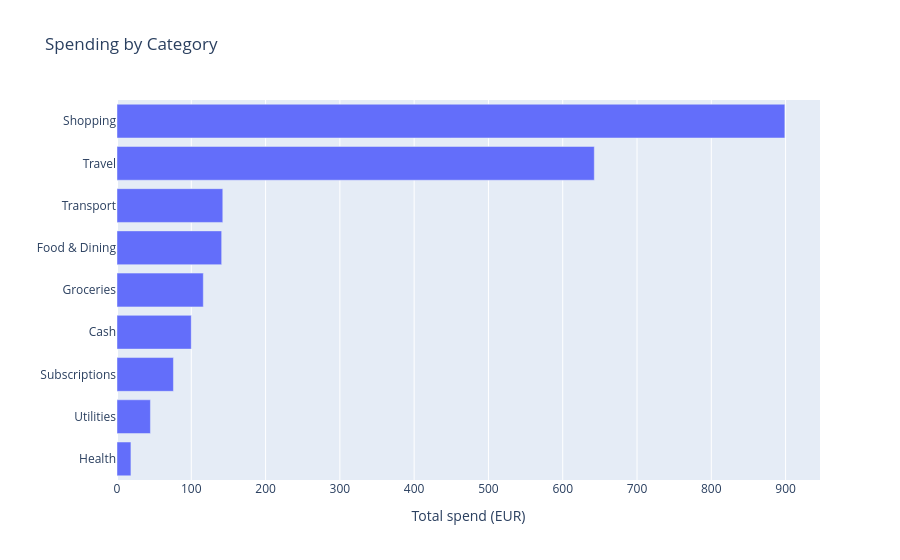

The notebook cell saved with this chart:
### Markdown cell above
**Observed:** `Groceries` is the most stable category (CV 0.08 — €54.90
then €61.30, a small, plausible week-to-week variation). `Subscriptions`
is moderately stable (CV 0.30 — mostly the recurring €29.99 Spotify
charge). `Food & Dining` and `Transport` are highly variable, but each is
built from only 2–4 transactions, so "highly variable" here means "not yet
enough data to see a stable pattern," not necessarily "genuinely erratic
behaviour."

Visualisations: spending by category, and category trend over time for the
categories with more than one month of data (a 2-point line is the most
"trend" this dataset supports — shown as two connected observations, not a
fitted trend).

### Code cell
category_chart = categories.sort_values("total_spend", ascending=True)
fig = px.bar(
    category_chart,
    x="total_spend",
    y="category",
    orientation="h",
    title="Spending by Category",
    labels={"total_spend": "Total spend (EUR)", "category": ""},
)
fig.update_layout(showlegend=False)
fig.show()

### Figure 1 — Plotly figure (JSON) as saved in the notebook; plotly's stock layout.template omitted (floating-point values rounded to 4 significant figures)
{"data": [{"hovertemplate": "Total spend (EUR)=%{x}<br>=%{y}<extra></extra>", "legendgroup": "", "marker": {"color": "#636efa", "pattern": {"shape": ""}}, "name": "", "orientation": "h", "showlegend": false, "textposition": "auto", "type": "bar", "x": [18.75, 45.0, 75.97, 100.0, 116.2, 140.9, 142.4, 642.5, 899.0], "xaxis": "x", "y": ["Health", "Utilities", "Subscriptions", "Cash", "Groceries", "Food & Dining", "Transport", "Travel", "Shopping"], "yaxis": "y"}], "layout": {"barmode": "relative", "legend": {"tracegroupgap": 0}, "showlegend": false, "title": {"text": "Spending by Category"}, "xaxis": {"anchor": "y", "domain": [0.0, 1.0], "title": {"text": "Total spend (EUR)"}}, "yaxis": {"anchor": "x", "domain": [0.0, 1.0], "title": {"text": ""}}}}
